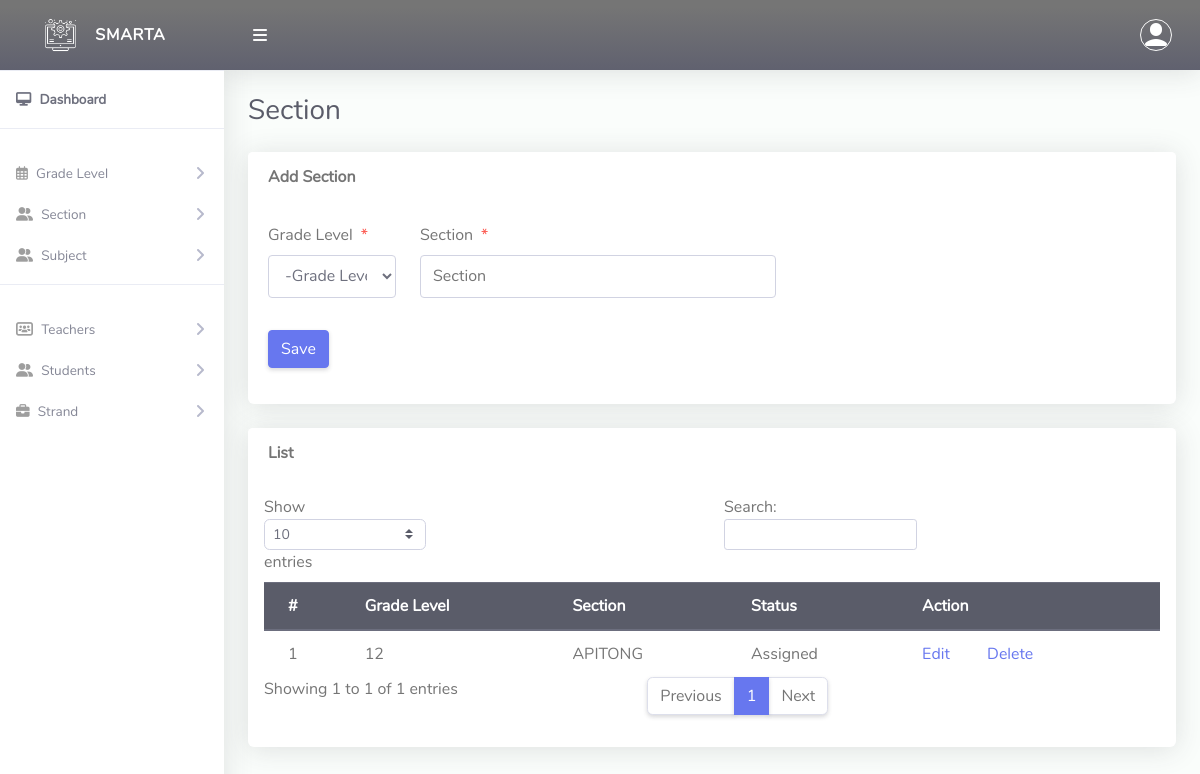
Page /Admin/createClassArms.php on the committed database.
### tables this page shows
CREATE TABLE `tblclassarms` (
  `Id` int(10) NOT NULL,
  `classId` varchar(10) NOT NULL,
  `classArmName` varchar(255) NOT NULL,
  `isAssigned` varchar(10) NOT NULL
);

CREATE TABLE `tblclass` (
  `Id` int(10) NOT NULL,
  `className` varchar(255) NOT NULL
);

### Admin/createClassArms.php (the view, shortened to what this page needs)
<?php
include '../Includes/dbcon.php';
?>
<!DOCTYPE html>
<html lang="en">
<head>
  <link href="../vendor/fontawesome-free/css/all.min.css" rel="stylesheet" type="text/css">
  <link href="../vendor/bootstrap/css/bootstrap.min.css" rel="stylesheet" type="text/css">
  <link href="css/ruang-admin.min.css" rel="stylesheet">
</head>
<body id="page-top">
  <div id="wrapper">
    <?php include "Includes/sidebar.php"; ?>
    <div id="content-wrapper" class="d-flex flex-column">
      <div id="content">
        <?php include "Includes/topbar.php"; ?>
        <div class="container-fluid" id="container-wrapper">
          <div class="d-sm-flex align-items-center justify-content-between mb-4">
            <h1 class="h3 mb-0 text-gray-800">Section</h1>
          </div>
          <div class="row">
            <div class="col-lg-12">
              <div class="card mb-4">
                <div class="card-header py-3 d-flex flex-row align-items-center justify-content-between">
                  <h6 class="m-0 font-weight-bold text-secondary">Add Section</h6>
                </div>
                <div class="card-body">
                  <form method="post">
                    <div class="form-group row mb-3">
                      <div class="col-xl-2">
                        <label class="form-control-label">Grade Level<span class="text-danger ml-2">*</span></label>
                        <?php
                        $qry = "SELECT * FROM tblclass ORDER BY className ASC";
                        $result = $conn->query($qry);
                        $num = $result->num_rows;
                        if ($num > 0) {
                          echo ' <select required name="classId" class="form-control mb-3">';
                          echo '<option value="">-Grade Level-</option>';
                          echo '</select>';
                        }
                        ?>
                      </div>
                      <div class="col-xl-5">
                        <label class="form-control-label">Section<span class="text-danger ml-2">*</span></label>
                        <input type="text" class="form-control" name="classArmName"
                          value="<?php echo $row['classArmName']; ?>" id="exampleInputFirstName" placeholder="Section">
                      </div>
                    </div>
                    <?php
                    if (isset($Id)) {
                      ?>
                      <button type="submit" name="update" class="btn btn-info">Update</button>
                      <a href="createClassArms.php" id="cancel" name="cancel" class="btn btn-warning">Back</a>
                      &nbsp;&nbsp;&nbsp;&nbsp;&nbsp;&nbsp;&nbsp;&nbsp;&nbsp;&nbsp;
                      <?php
                    } else {
                      ?>
                      <button type="submit" name="save" class="btn btn-primary">Save</button>
                      <?php
                    }
                    ?>
                  </form>
                </div>
              </div>
              <div class="row">
                <div class="col-lg-12">
                  <div class="card mb-4">
                    <div class="card-header py-3 d-flex flex-row align-items-center justify-content-between">
                      <h6 class="m-0 font-weight-bold text-secondary">List</h6>
                    </div>
                    <div class="table-responsive p-3">
                      <table class="table align-items-center table-flush table-hover" id="dataTableHover">
                        <thead class="thead-dark">
                          <tr>
                            <th>#</th>
                            <th>Grade Level</th>
                            <th>Section</th>
                            <th>Status</th>
                            <th>Action</th>
                          </tr>
                        </thead>
                        <tbody>
                          <?php
                          $query = "SELECT tblclassarms.Id,tblclassarms.isAssigned,tblclass.className,tblclassarms.classArmName
                      FROM tblclassarms
                      INNER JOIN tblclass ON tblclass.Id = tblclassarms.classId";
                          $rs = $conn->query($query);
                          $num = $rs->num_rows;
                          $sn = 0;
                          $status = "";
                          if ($num > 0) {
                            while ($rows = $rs->fetch_assoc()) {
                              if ($rows['isAssigned'] == '1') {
                                $status = "Assigned";
                              } else {
                                $status = "UnAssigned";
                              }
                              $sn = $sn + 1;
                              echo "
                              <tr>
                                <td>" . $sn . "</td>
                                <td>" . $rows['className'] . "</td>
                                <td>" . $rows['classArmName'] . "</td>
                                <td>" . $status . "</td>
                                <td><a href='?action=edit&Id=" . $rows['Id'] . "'>Edit</a> &nbsp; &nbsp; &nbsp; &nbsp;
                                <a onclick='javascript:confirmationDelete($(this));return false;' href='?action=delete&Id=" . $rows['Id'] . "'>Delete</a></td>
                              </tr>";
                            }
                          } else {
                            echo
                              "<div class='alert alert-danger' role='alert'>
                            No Record Found!
                            </div>";
                          }
                          ?>
                        </tbody>
                      </table>
                    </div>
                  </div>
                </div>
              </div>
            </div>
          </div>
        </div>
      </div>
    </div>
</body>
</html>

### rows in the picture
tblclassarms: classId.className "12", classArmName "APITONG", isAssigned "Assigned"
